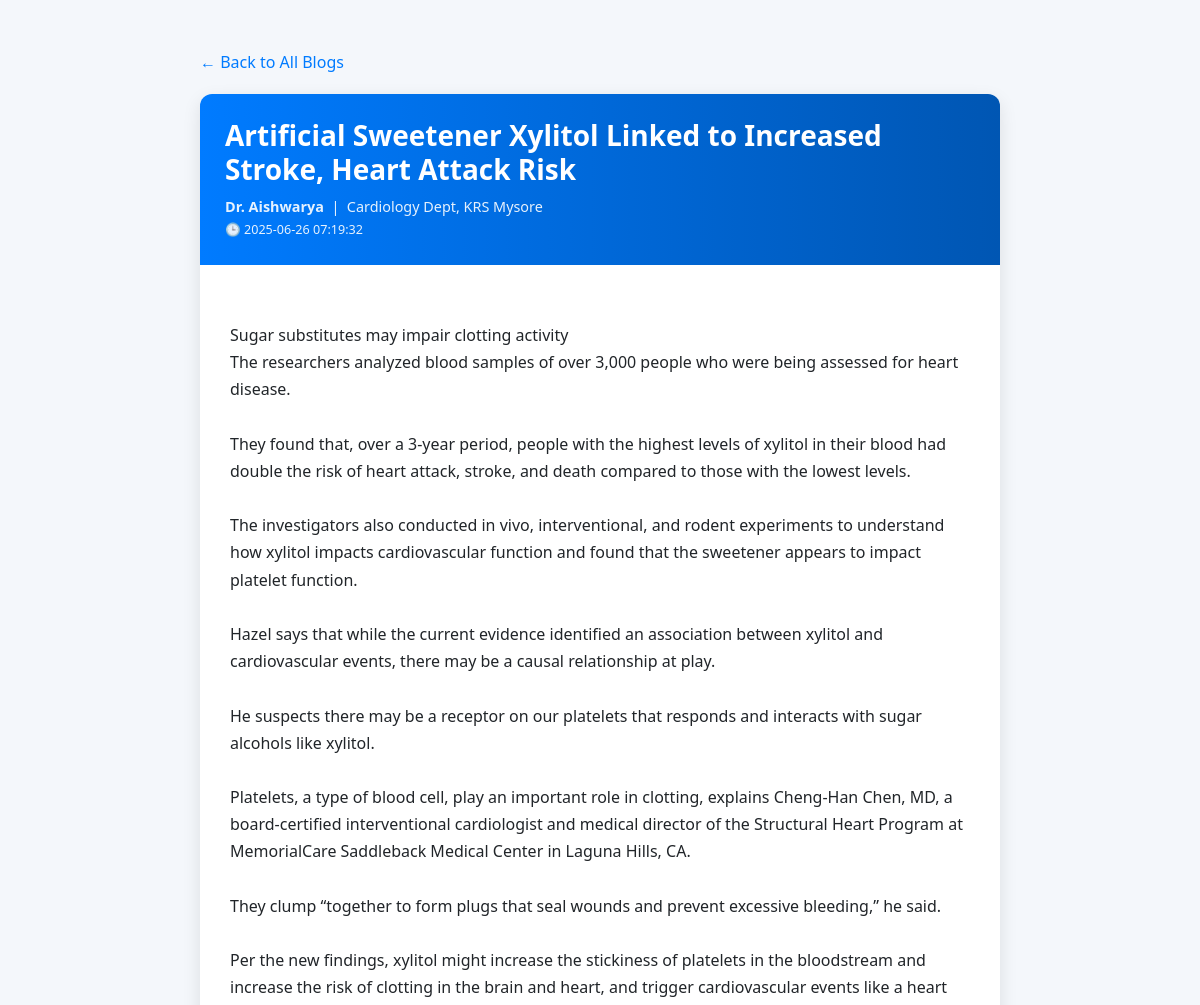
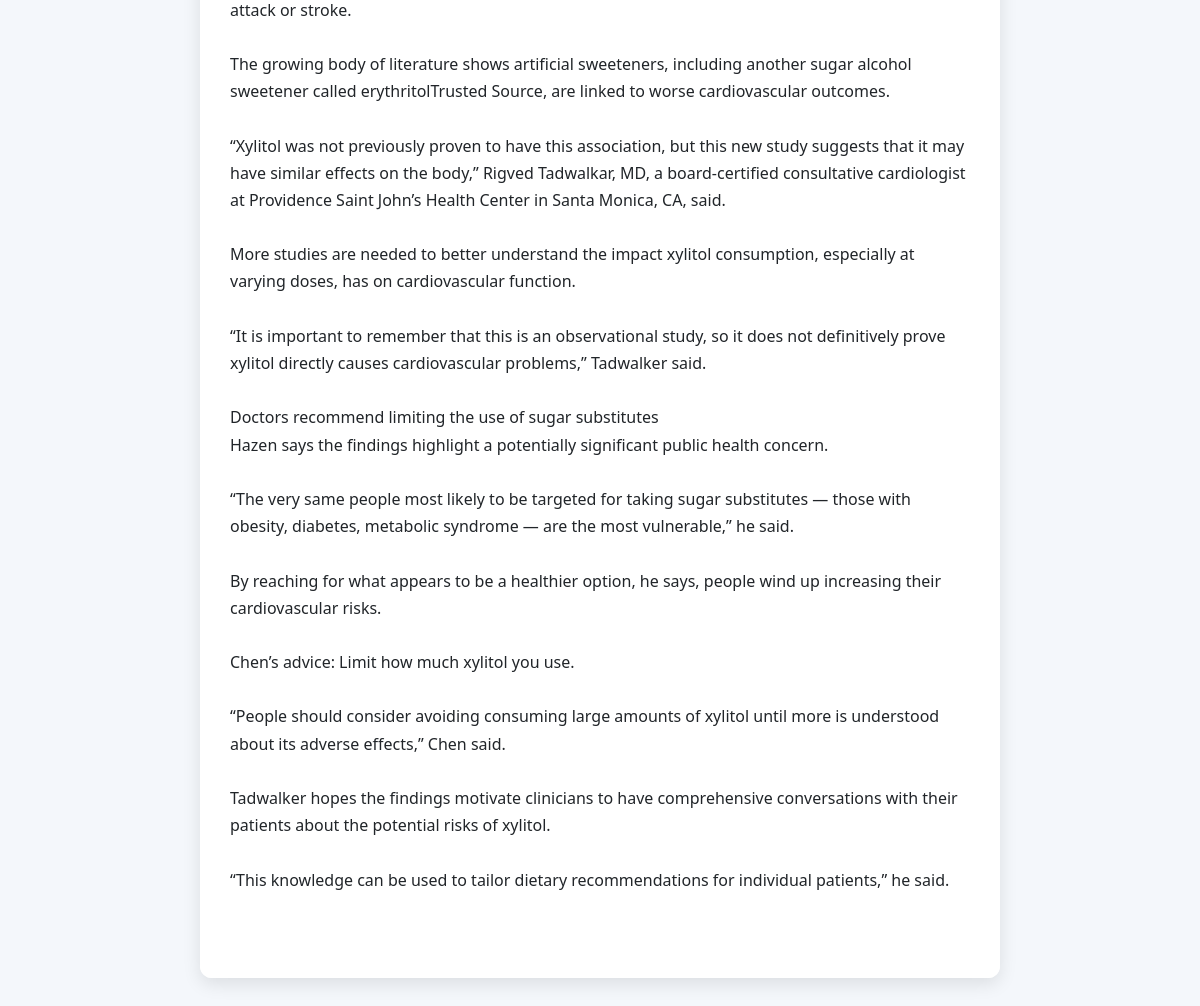
The app's page /blogs/12 with its own data (2 pictures, top to bottom).
### tables this page shows
CREATE TABLE doctor_blogs (
                id INTEGER PRIMARY KEY AUTOINCREMENT,
                doctor_name TEXT,
                hospital_name TEXT,
                department TEXT,
                title TEXT,
                content TEXT,
                created_at TEXT
            , photo TEXT);

### app.py (the view)
@app.route('/blogs/<int:blog_id>')
def view_single_blog(blog_id):
    with sqlite3.connect(DB_NAME) as conn:
        c = conn.cursor()
        c.execute('''
            SELECT doctor_name, hospital_name, department, title, content, created_at
            FROM doctor_blogs WHERE id = ?
        ''', (blog_id,))
        blog = c.fetchone()
    if not blog:
        return "Blog not found", 404
    return render_template('single_blog.html', blog=blog)

### templates/single_blog.html (shortened to what this page needs)
<!DOCTYPE html>
<html lang="en">
<head>
    <link href="https://cdn.jsdelivr.net/npm/bootstrap@5.3.0/dist/css/bootstrap.min.css" rel="stylesheet">
</head>
<body>
<div class="blog-container">
    <a href="{{ url_for('list_blogs') }}" class="back-link">← Back to All Blogs</a>
    <div class="card blog-card">
        <div class="blog-header">
            <h3>{{ blog[3] }}</h3>
            <div class="blog-meta">
                <strong>Dr. {{ blog[0] }}</strong> &nbsp;|&nbsp;
                {{ blog[2] }} Dept, {{ blog[1] }}<br>
                <small>🕒 {{ blog[5] }}</small>
            </div>
        </div>
        <div class="blog-body">
            {{ blog[4] }}
        </div>
    </div>
</div>
</body>
</html>

### templates/single_blog.html (style rules this page uses)
body { background-color: #f4f7fb; font-family: 'Segoe UI', sans-serif; }
.blog-container { max-width: 800px; margin: 50px auto; }
.blog-card { border: none; border-radius: 12px; box-shadow: 0 6px 18px rgba(0, 0, 0, 0.1); overflow: hidden; }
.blog-header { background: linear-gradient(to right, #007bff, #0056b3); color: #fff; padding: 25px; }
.blog-header h3 { margin-bottom: 10px; font-weight: 600; }
.blog-meta { font-size: 0.9rem; opacity: 0.9; }
.blog-body { padding: 30px; line-height: 1.7; background-color: #ffffff; white-space: pre-line; }
.back-link { display: block; margin-bottom: 20px; color: #007bff; text-decoration: none; }

### records on screen
doctor_blogs: title "Artificial Sweetener Xylitol Linked to Increased Stroke, Heart Attack Risk", doctor_name "Aishwarya", department "Cardiology", hospital_name "KRS Mysore", created_at "2025-06-26 07:19:32", content "Sugar substitutes may impair clotting activity The researchers analyzed blood samples of over 3,000 people who were being assessed for heart disease. They found that, over a 3-year period, people with the highest levels of xylitol in their blood had double the risk of heart attack, stroke, and death compared to those with the lowest levels. The investigators also conducted in vivo, interventional, and rodent experiments to understand how xylitol impacts cardiovascular function and found that the sweetener appears to impact platelet function. Hazel says that while the current evidence identified an association between xylitol and cardiovascular events, there may be a causal relationship at…"
